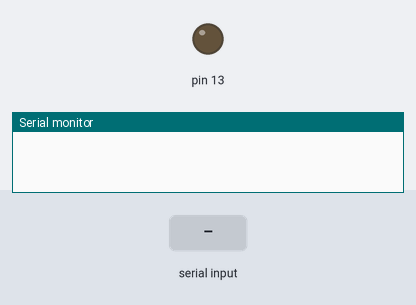
Recording of a sketch running on a simulated Arduino Uno, built with avr-gcc and run on an emulated ATmega328P. On the bench: output pins drawn as LEDs (lit = HIGH), the last lines printed to the serial monitor. The test bench sets the inputs (shaded band).

Above: at 1.2 s.
1.3 s: "LON" received over Serial
At 3.1 s:
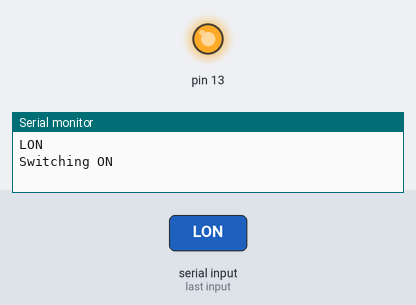
3.8 s: "LOFF" received over Serial
At 6.2 s:
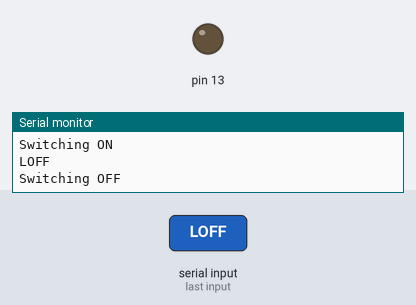
Timing chart, 0 to 7.7 s (numbered marks = the images above; inputs shaded):
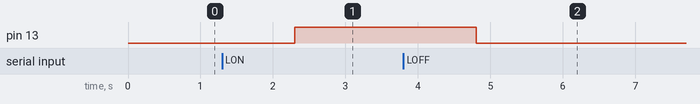

The sketch:

Serial.ino
```cpp
void setup() {
  // put your setup code here, to run once:
	Serial.begin(9600);
	String cmd[]="";
	pinMode(13, OUTPUT);
}

void loop() {
	// Try to convert this to a sequential command analysis. E.g. PIN 15 HIGH
	if (Serial.available() > 0) {
		String cmd = Serial.readString();
		Serial.println(cmd);

	if (cmd == "LON") {
		digitalWrite (13, HIGH);
		Serial.println ("Switching ON");
	}
	else if (cmd == "LOFF") {
		digitalWrite (13, LOW);
		Serial.println ("Switching OFF");
	}

	}

	}
```

Measured:
- after the input at 1.3 s, pin 13: LOW → HIGH after 1.0 s
- after the input at 3.8 s, pin 13: HIGH → LOW after 1.0 s
